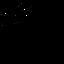

Below is a game level as drawn by its tile map, then a one-line description and the .tmx that defines it (tile-layer data replaced by summaries):
An orthogonal 2x2 tile map with 32x32 px tiles, 9 tile layers (regions, input_background, output1_background, output2_background, ...).

<map version="1.0" orientation="orthogonal" renderorder="right-down" width="2" height="2" tilewidth="32" tileheight="32" nextobjectid="1">
 <tileset firstgid="1" name="tiledmap_out" tilewidth="32" tileheight="32" spacing="4" margin="2" tilecount="56">
  <image source="tiledmap_out.png" width="288" height="252" />
 </tileset>
 <layer name="regions" width="2" height="2">
  <data>[4 cells, 1 non-empty, 1 distinct tile ids]</data>
 </layer>
 <layer name="input_background" width="2" height="2">
  <data>[4 cells, 1 non-empty, 1 distinct tile ids]</data>
 </layer>
 <layer name="output1_background" width="2" height="2">
  <data>[4 cells, 1 non-empty, 1 distinct tile ids]</data>
 </layer>
 <layer name="output2_background" width="2" height="2">
  <data>[4 cells, 1 non-empty, 1 distinct tile ids]</data>
 </layer>
 <layer name="output3_background" width="2" height="2">
  <data>[4 cells, 1 non-empty, 1 distinct tile ids]</data>
 </layer>
 <layer name="output4_background" width="2" height="2">
  <data>[4 cells, 1 non-empty, 1 distinct tile ids]</data>
 </layer>
 <layer name="output5_background" width="2" height="2">
  <data>[4 cells, 1 non-empty, 1 distinct tile ids]</data>
 </layer>
 <layer name="output6_background" width="2" height="2">
  <data>[4 cells, 1 non-empty, 1 distinct tile ids]</data>
 </layer>
 <layer name="output7_background" width="2" height="2">
  <data>[4 cells, 1 non-empty, 1 distinct tile ids]</data>
 </layer>
</map>
